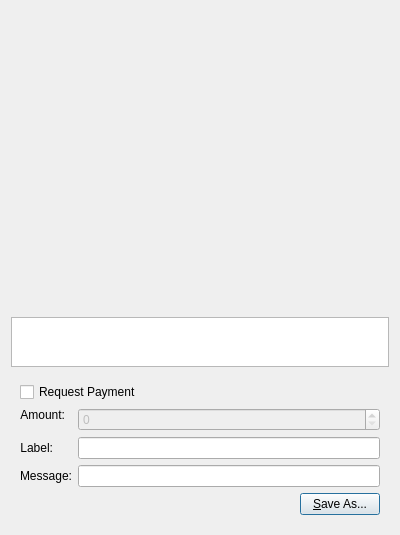
<?xml version="1.0" encoding="UTF-8"?>
<ui version="4.0">
 <class>QRCodeDialog</class>
 <widget class="QDialog" name="QRCodeDialog">
  <property name="geometry">
   <rect>
    <x>0</x>
    <y>0</y>
    <width>400</width>
    <height>530</height>
   </rect>
  </property>
  <property name="windowTitle">
   <string>QR Code Dialog</string>
  </property>
  <layout class="QVBoxLayout" name="verticalLayout_3">
   <item>
    <widget class="QLabel" name="lblQRCode">
     <property name="sizePolicy">
      <sizepolicy hsizetype="Expanding" vsizetype="Expanding">
       <horstretch>0</horstretch>
       <verstretch>0</verstretch>
      </sizepolicy>
     </property>
     <property name="minimumSize">
      <size>
       <width>300</width>
       <height>300</height>
      </size>
     </property>
     <property name="textFormat">
      <enum>Qt::PlainText</enum>
     </property>
     <property name="alignment">
      <set>Qt::AlignCenter</set>
     </property>
     <property name="wordWrap">
      <bool>true</bool>
     </property>
    </widget>
   </item>
   <item>
    <widget class="QPlainTextEdit" name="outUri">
     <property name="sizePolicy">
      <sizepolicy hsizetype="Expanding" vsizetype="Minimum">
       <horstretch>0</horstretch>
       <verstretch>0</verstretch>
      </sizepolicy>
     </property>
     <property name="minimumSize">
      <size>
       <width>0</width>
       <height>50</height>
      </size>
     </property>
     <property name="tabChangesFocus">
      <bool>true</bool>
     </property>
     <property name="textInteractionFlags">
      <set>Qt::TextSelectableByKeyboard|Qt::TextSelectableByMouse</set>
     </property>
    </widget>
   </item>
   <item>
    <widget class="QWidget" name="widget" native="true">
     <layout class="QVBoxLayout" name="verticalLayout_2">
      <item>
       <widget class="QCheckBox" name="chkReqPayment">
        <property name="enabled">
         <bool>true</bool>
        </property>
        <property name="text">
         <string>Request Payment</string>
        </property>
       </widget>
      </item>
      <item>
       <layout class="QFormLayout" name="formLayout">
        <property name="fieldGrowthPolicy">
         <enum>QFormLayout::AllNonFixedFieldsGrow</enum>
        </property>
        <item row="1" column="0">
         <widget class="QLabel" name="lblLabel">
          <property name="text">
           <string>Label:</string>
          </property>
          <property name="textFormat">
           <enum>Qt::PlainText</enum>
          </property>
          <property name="alignment">
           <set>Qt::AlignRight|Qt::AlignTrailing|Qt::AlignVCenter</set>
          </property>
          <property name="buddy">
           <cstring>lnLabel</cstring>
          </property>
         </widget>
        </item>
        <item row="1" column="1">
         <widget class="QLineEdit" name="lnLabel"/>
        </item>
        <item row="2" column="0">
         <widget class="QLabel" name="lblMessage">
          <property name="text">
           <string>Message:</string>
          </property>
          <property name="textFormat">
           <enum>Qt::PlainText</enum>
          </property>
          <property name="alignment">
           <set>Qt::AlignRight|Qt::AlignTrailing|Qt::AlignVCenter</set>
          </property>
          <property name="buddy">
           <cstring>lnMessage</cstring>
          </property>
         </widget>
        </item>
        <item row="2" column="1">
         <widget class="QLineEdit" name="lnMessage"/>
        </item>
        <item row="0" column="0">
         <widget class="QLabel" name="lblAmount">
          <property name="sizePolicy">
           <sizepolicy hsizetype="Preferred" vsizetype="Maximum">
            <horstretch>0</horstretch>
            <verstretch>0</verstretch>
           </sizepolicy>
          </property>
          <property name="text">
           <string>Amount:</string>
          </property>
          <property name="textFormat">
           <enum>Qt::PlainText</enum>
          </property>
          <property name="alignment">
           <set>Qt::AlignRight|Qt::AlignTrailing|Qt::AlignVCenter</set>
          </property>
          <property name="buddy">
           <cstring>lnReqAmount</cstring>
          </property>
         </widget>
        </item>
        <item row="0" column="1">
         <widget class="BitcoinAmountField" name="lnReqAmount">
          <property name="enabled">
           <bool>false</bool>
          </property>
          <property name="minimumSize">
           <size>
            <width>80</width>
            <height>0</height>
           </size>
          </property>
         </widget>
        </item>
       </layout>
      </item>
      <item>
       <layout class="QHBoxLayout" name="horizontalLayout">
        <item>
         <spacer name="horizontalSpacer">
          <property name="orientation">
           <enum>Qt::Horizontal</enum>
          </property>
          <property name="sizeHint" stdset="0">
           <size>
            <width>40</width>
            <height>20</height>
           </size>
          </property>
         </spacer>
        </item>
        <item>
         <widget class="QPushButton" name="btnSaveAs">
          <property name="text">
           <string>&amp;Save As...</string>
          </property>
         </widget>
        </item>
       </layout>
      </item>
     </layout>
    </widget>
   </item>
  </layout>
 </widget>
 <customwidgets>
  <customwidget>
   <class>BitcoinAmountField</class>
   <extends>QSpinBox</extends>
   <header>bitcoinamountfield.h</header>
  </customwidget>
 </customwidgets>
 <resources/>
 <connections>
  <connection>
   <sender>chkReqPayment</sender>
   <signal>clicked(bool)</signal>
   <receiver>lnReqAmount</receiver>
   <slot>setEnabled(bool)</slot>
   <hints>
    <hint type="sourcelabel">
     <x>92</x>
     <y>285</y>
    </hint>
    <hint type="destinationlabel">
     <x>98</x>
     <y>311</y>
    </hint>
   </hints>
  </connection>
 </connections>
</ui>
